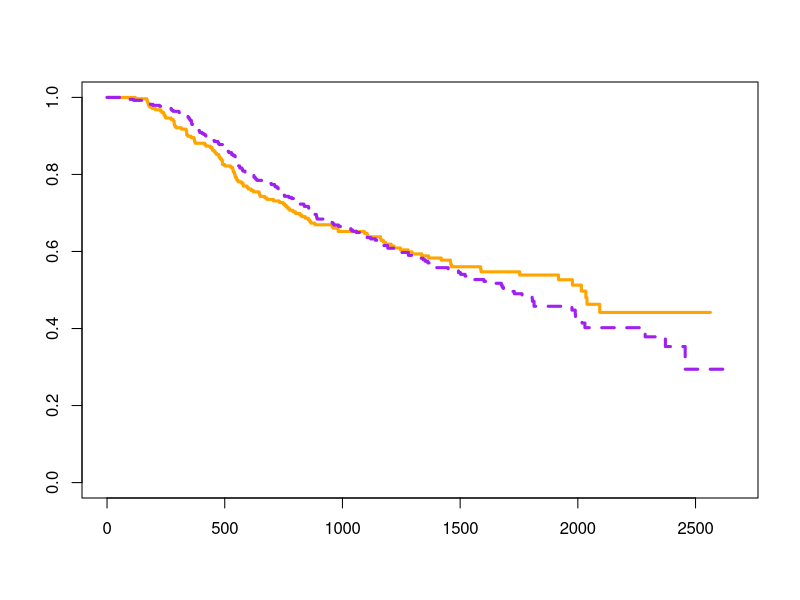
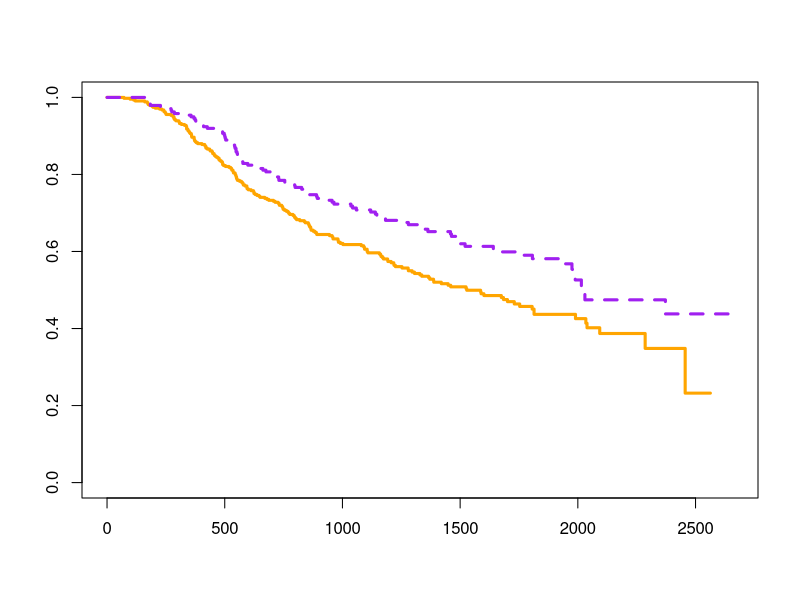
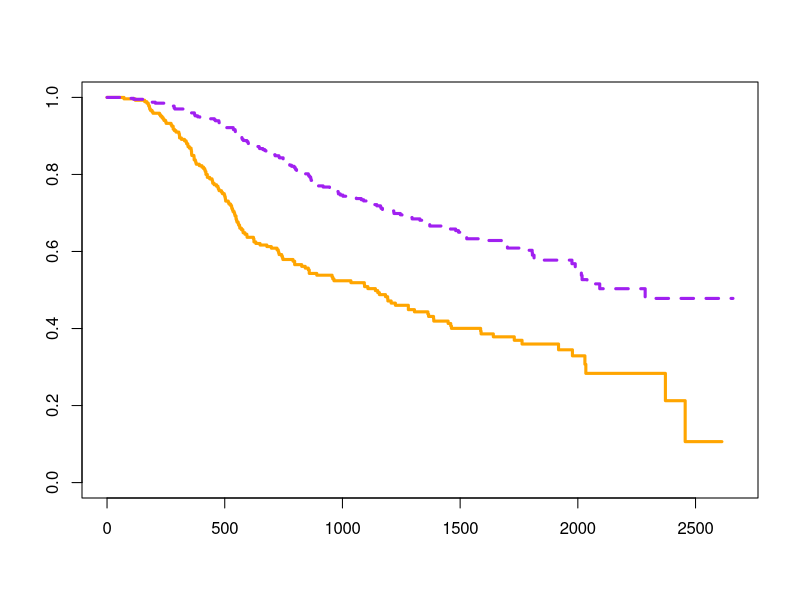
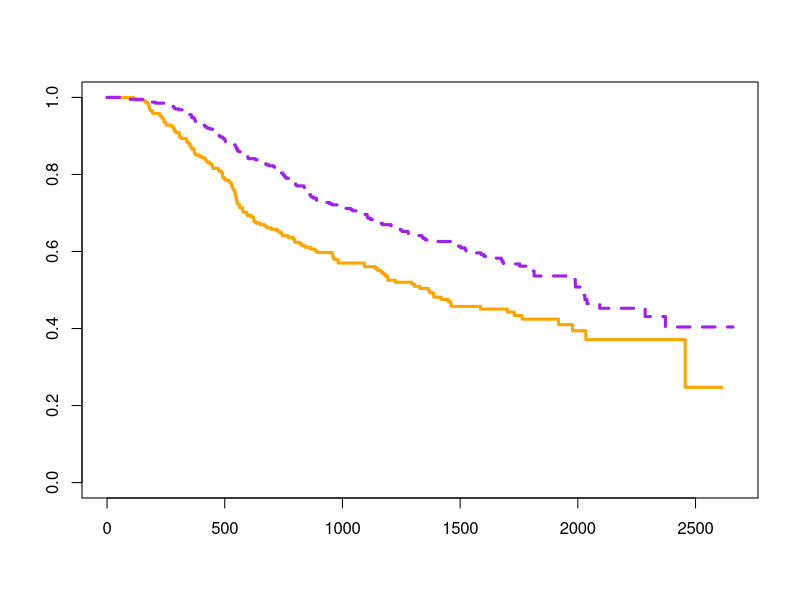
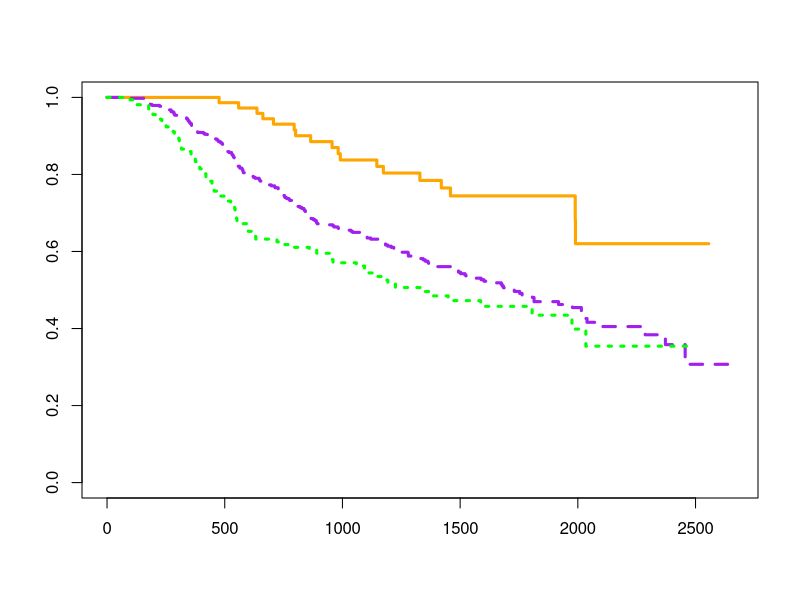
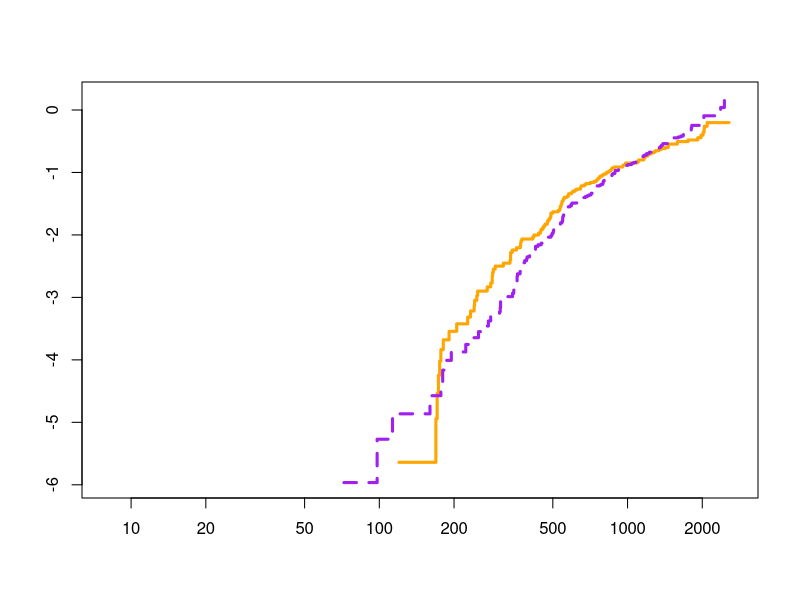
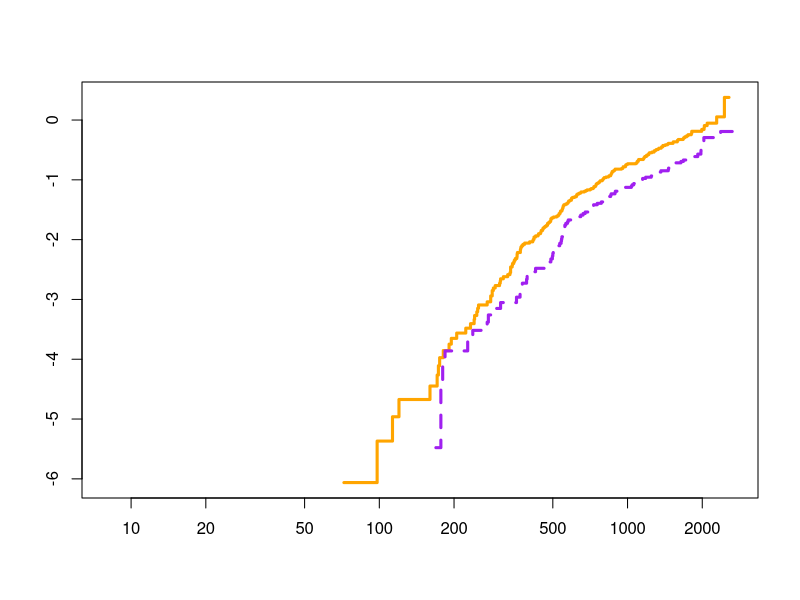
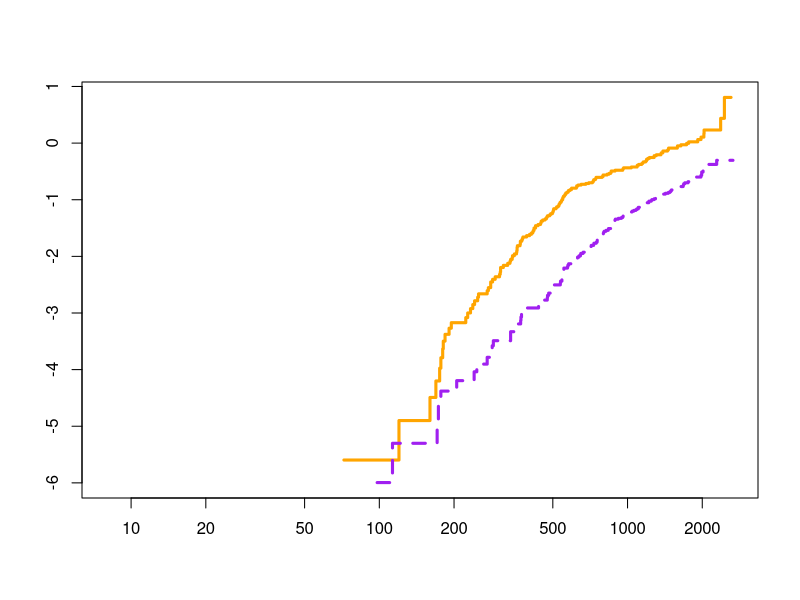

Here is the R script that generated these plots, in order:
## ---- chunk 1
library(knitr)
opts_chunk$set(comment="", message=FALSE, warning=FALSE, tidy.opts=list(keep.blank.line=TRUE, width.cutoff=120),options(width=120), cache=TRUE,fig.align='center',fig.height=6, fig.width=10,fig.path='figure/beamer-',fig.show='hold',size='footnotesize', cache=FALSE)
## ---- chunk 2
library(foreign)
dane <- read.dta("gbcs_short.dta")
library(survival)
## ---- chunk 3
pdf( file = "sc_meno.pdf", onefile=FALSE)
plot(survfit(Surv(rectime,censrec)~meno, data = dane), col=c("orange","purple"), lty=c(1:2), lwd=3) # model warstwowy
dev.off()

pdf( file = "sc_horm.pdf", onefile=FALSE)
plot(survfit(Surv(rectime,censrec)~horm, data = dane), col=c("orange","purple"), lty=c(1:2), lwd=3)
dev.off()

pdf( file = "sc_prog.pdf", onefile=FALSE)
plot(survfit(Surv(rectime,censrec)~prog, data = dane), col=c("orange","purple"), lty=c(1:2), lwd=3)
dev.off()

pdf( file = "sc_estr.pdf", onefile=FALSE)
plot(survfit(Surv(rectime,censrec)~estr, data = dane), col=c("orange","purple"), lty=c(1:2), lwd=3)
dev.off()

pdf( file = "sc_grade.pdf", onefile = FALSE)
plot(survfit(Surv(rectime,censrec)~grade, data = dane),
col=c("orange","purple", "green"), lty=c(1:3), lwd=3)          
dev.off()
## ---- chunk 4
pdf( file = "sc_meno_log.pdf", onefile=FALSE)
plot(survfit(Surv(rectime,censrec)~meno, data = dane), col=c("orange","purple"), lty=c(1:2), lwd=3, fun=function(x) log(-log(x)), log="x", firstx=1) 
dev.off()

pdf( file = "sc_horm_log.pdf", onefile=FALSE)
plot(survfit(Surv(rectime,censrec)~horm, data = dane), col=c("orange","purple"), lty=c(1:2), lwd=3, fun=function(x) log(-log(x)), log="x", firstx=1) 
dev.off()

pdf( file = "sc_prog_log.pdf", onefile=FALSE)
plot(survfit(Surv(rectime,censrec)~prog, data = dane), col=c("orange","purple"), lty=c(1:2), lwd=3, fun=function(x) log(-log(x)), log="x", firstx=1) 
dev.off()

pdf( file = "sc_estr_log.pdf", onefile=FALSE)
plot(survfit(Surv(rectime,censrec)~estr, data = dane), col=c("orange","purple"), lty=c(1:2), lwd=3, fun=function(x) log(-log(x)), log="x", firstx=1) 
dev.off()

pdf( file = "sc_grade_log.pdf", onefile=FALSE)
plot(survfit(Surv(rectime,censrec)~grade, data = dane), col=c("orange","purple", "green"), lty=c(1:3), lwd=3, fun=function(x) log(-log(x)), log="x", firstx=1) 
dev.off()


## ---- chunk 5
cat(c("\\ ", "$\\chi^2$", "St. swobody","p-wartość"), sep="&")
cat(c("\\\\", "\\toprule "))
cat(c("meno","0.3","1","0.597"), sep="&")
cat(c("\\\\ "))
cat(c("horm","8.6","1","0.003"), sep="&")
cat(c("\\\\ "))
cat(c("prog","49.3","1","0.000"), sep="&")
cat(c("\\\\ "))
cat(c("estr","14.3","1","0.000"), sep="&")
cat(c("\\\\ "))
cat(c("grade","","2",""), sep="&")
cat(c("\\\\ ","\\bottomrule"))
## ---- chunk 6
pdf( file = "log_size.pdf", onefile=FALSE)

plot(log(dane$size), resid(coxph(Surv(rectime,censrec)~1, data = dane)))
lines(lowess(log(dane$size), resid(coxph(Surv(rectime,censrec)~1, data = dane)), iter = 0, f = 0.6))
dev.off()

pdf( file = "log_nodes.pdf", onefile=FALSE)

plot(log(dane$nodes), resid(coxph(Surv(rectime,censrec)~1, data = dane)))
lines(lowess(log(dane$nodes), resid(coxph(Surv(rectime,censrec)~1, data = dane)), iter = 0, f = 0.6))
dev.off()
## ---- chunk 7
model <- coxph(Surv(rectime,censrec)~horm+prog+estr+grade+strata(meno)+log(size)+log(nodes), 
               data = dane) 
summary(model)
